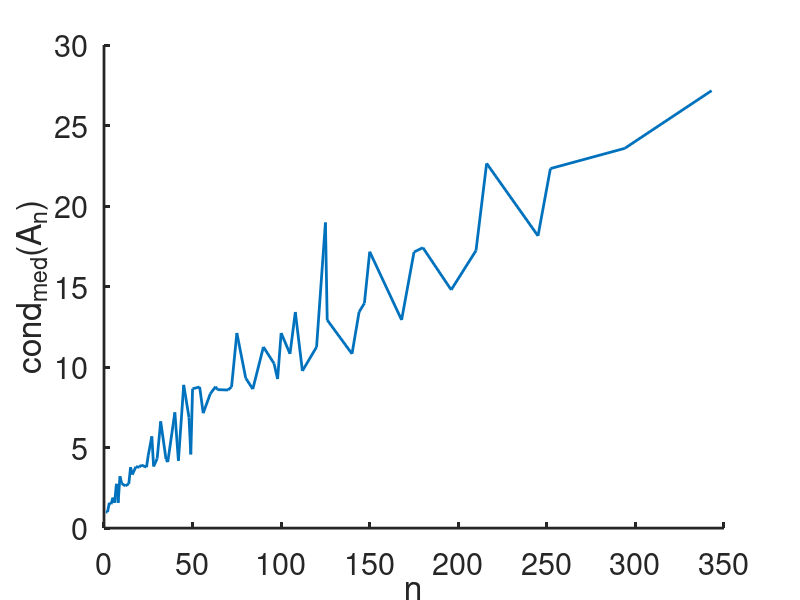
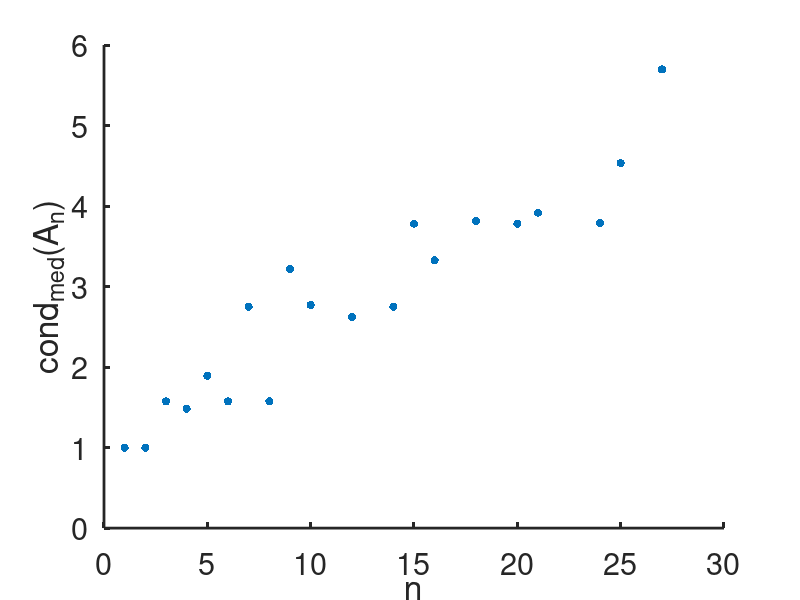

Reproduce these figures in MATLAB, in order. (Note: this script raises an error after producing the figures.)
clear all
pkg load optim
addpath(genpath(fullfile('octave-interval-examples', 'm')));
load data.mat

# plot initial dataset
figure
hold on
set(gca, 'fontsize', 22, "linewidth", 2)
plot(data_x, data_y, "linewidth", 2)
xlabel('n');
ylabel('cond_{med}(A_n)');

left = 1;
right = 20;
n = right - left + 1
x = data_x(left:right)';
y = data_y(left:right)';
X = [ones([n, 1]) x];

# plot chosen fragment
figure
hold on
set(gca, 'fontsize', 22, "linewidth", 2)
ylim ([0, 6]);
scatter(x, y, "filled")
xlabel('n');
ylabel('cond_{med}(A_n)');

rad_y = ones([n, 1]) * 0.1;
irp_initial = ir_problem(X, y, rad_y);

# plot LSM regression
lsm_betta = (X \ y)
x_min = min(x);
x_max = max(x);
figure
hold on
set(gca, 'fontsize', 22, "linewidth", 2)
ir_scatter(irp_initial, 'b.');
plot([x_min, x_max], [lsm_betta(1) + lsm_betta(2) * x_min, lsm_betta(1) + lsm_betta(2) * x_max], "linewidth", 2)
xlabel('n');
ylabel('cond_{med}(A_n)');
legend({"interval data", "LSM linear regression"},  "location", "northwest")

# expand intervals
[linprog_betta, w] = lin_prog_symmetrical(X, y - rad_y, y + rad_y);
display(linprog_betta);
rad_y_expanded = rad_y .* w * 1.1;
irp_expanded = ir_problem(X, y, rad_y_expanded);
centroid = mean(ir_beta2poly(irp_expanded))
inf_y = y - rad_y_expanded;
sup_y = y + rad_y_expanded;

# plot infset
figure
hold on
set(gca, 'fontsize', 22, "linewidth", 2)
ir_plotbeta(irp_expanded)
xlim ([0.95, 1.04]);
scatter(linprog_betta(1), linprog_betta(2), 60, "g", "filled")
scatter(lsm_betta(1), lsm_betta(2), 60, "r", "filled")
scatter(centroid(1), centroid(2), 60, "k", "filled")
xlabel('\beta_1')
ylabel('\beta_2')
legend({"inf. set", "inf. set boundary", "LP betta", "LSM betta", "centroid"}, "location", "east")

# find boundary points
predict = ir_predict(irp_expanded, irp_expanded.X);
predict_lower = predict(:, 1);
predict_upper = predict(:, 2);

eps = 1e-8;
indices = [];
for i = 1:n
  if abs(predict_lower(i) - inf_y(i)) < eps
    indices = [indices, i];
    continue
  endif
  if abs(predict_lower(i) - sup_y(i)) < eps
    indices = [indices, i];
    continue
  endif
  if abs(predict_upper(i) - inf_y(i)) < eps
    indices = [indices, i];
    continue
  endif
  if abs(predict_upper(i) - sup_y(i)) < eps
    indices = [indices, i];
    continue
  endif
end
display(indices)
other = setdiff(1:n, indices);
irp_boundary = ir_problem(X(indices, :), y(indices), rad_y_expanded(indices));
irp_other = ir_problem(X(other, :), y(other), rad_y_expanded(other));

# plot compatibility cone
x_min = 0;
x_max = 29;
figure
hold on
set(gca, 'fontsize', 22, "linewidth", 2)
ir_plotmodelset(irp_expanded, [x_min, x_max])
ir_scatter(irp_boundary, 'ro');
ir_scatter(irp_other, 'b.');
xlabel('n');
ylabel('cond_{med}(A_n)');
legend({"compatibility cone", "", "", "boundary points", "other points"}, "location", "northwest")

# plot compatibility cone close
figure
hold on
set(gca, 'fontsize', 22, "linewidth", 2)
xlim ([0, 2]);
ylim([0.8, 1.3]);
ir_plotmodelset(irp_expanded, [x_min, x_max])
plot([x_min, x_max], [linprog_betta(1) + linprog_betta(2) * x_min, linprog_betta(1) + linprog_betta(2) * x_max], "g", "linewidth", 2)
plot([x_min, x_max], [lsm_betta(1) + lsm_betta(2) * x_min, lsm_betta(1) + lsm_betta(2) * x_max], "r", "linewidth", 2)
plot([x_min, x_max], [centroid(1) + centroid(2) * x_min, centroid(1) + centroid(2) * x_max], "k--", "linewidth", 2)
ir_scatter(irp_boundary, 'ro');
ir_scatter(irp_other, 'b.');
xlabel('n');
ylabel('cond_{med}(A_n)');
legend({"compatibility cone", "", "", "LP betta", "LSM betta", "centroid", "(x_1, y_1)"}, "location", "northwest")


test_n = 10;
x_test = data_x(right + 1: right + test_n)';
y_test = data_y(right + 1: right + test_n)';
X_test = [ones([test_n, 1]) x_test];
y_predict = ir_predict(irp_expanded, X_test)
mid_y_predict = (y_predict(:, 1) + y_predict(:, 2)) / 2;
rad_y_predict = (y_predict(:, 2) - y_predict(:, 1)) / 2
irp_predict = ir_problem(X_test, mid_y_predict, rad_y_predict);

figure
hold on
set(gca, 'fontsize', 22, "linewidth", 2)
xlim ([27, 50]);
ylim([3, 9]);
ir_plotmodelset(irp_expanded, [27, 50])
ir_scatter(irp_predict, 'b.')
scatter(x_test, y_test, 'r', "filled")
xlabel('n');
ylabel('cond_{med}(A_n)');
legend({"compatibility cone", "", "", "predicted points", "data points"}, "location", "northwest")






